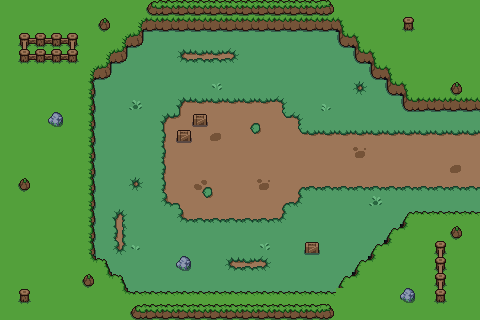

Below is a game level as drawn by its tile map, then a one-line description and the .tmx file that defines it, in full:
An orthogonal 30x20 tile map with 16x16 px tiles, 3 tile layers (Ground, Cliffs, Decor), 5 tilesets and 14 objects.

<map version="1.8" tiledversion="1.8.6" orientation="orthogonal" renderorder="right-down" width="30" height="20" tilewidth="16" tileheight="16" infinite="0" nextlayerid="9" nextobjectid="40">
 <properties>
  <property name="isBoss" type="bool" value="false" />
 </properties>
 <tileset firstgid="1" source="plains.tsx" />
 <tileset firstgid="73" source="grass.tsx" />
 <tileset firstgid="74" source="fences.tsx" />
 <tileset firstgid="90" source="decor_16x16.tsx" />
 <tileset firstgid="110" source="objects.tsx" />
 <layer id="2" name="Ground" width="30" height="20">
  <data encoding="csv">
0,0,0,0,0,0,0,0,0,0,0,0,0,0,0,0,0,0,0,0,0,0,0,0,0,0,0,0,0,0,
0,0,0,0,0,0,0,0,0,73,73,73,73,73,73,73,73,73,73,73,73,0,0,0,0,0,0,0,0,0,
0,0,0,0,0,0,0,0,73,73,73,73,73,73,73,73,73,73,73,73,73,73,0,0,0,0,0,0,0,0,
0,0,0,0,0,0,0,73,73,73,73,73,73,73,73,73,73,73,73,73,73,73,73,0,0,0,0,0,0,0,
0,0,0,0,0,0,73,73,73,73,73,73,73,73,73,73,73,73,73,73,73,73,73,73,0,0,0,0,0,0,
0,0,0,0,0,73,73,73,73,73,73,73,73,73,73,73,73,73,73,73,73,73,73,73,73,0,0,0,0,0,
0,0,0,0,0,73,73,73,73,73,73,2,3,3,3,3,3,4,73,73,73,73,73,73,73,73,73,73,73,73,
0,0,0,0,0,73,73,73,73,73,2,12,9,9,9,5,6,11,4,73,73,73,73,73,73,73,73,73,73,73,
0,0,0,0,0,73,73,73,73,73,8,9,9,9,9,11,12,9,11,3,3,3,3,3,3,3,3,3,3,3,
0,0,0,0,0,73,73,73,73,73,8,9,9,9,9,9,9,9,9,9,9,9,9,9,9,9,9,9,9,9,
0,0,0,0,0,73,73,73,73,73,8,9,9,9,9,9,9,9,9,9,9,9,9,9,9,9,9,9,9,9,
0,0,0,0,0,73,73,73,73,73,8,9,5,6,9,9,9,9,5,15,15,15,15,15,15,15,15,15,15,15,
0,0,0,0,0,73,73,73,73,73,14,6,11,12,9,9,9,5,16,73,73,73,73,73,73,73,73,73,73,73,
0,0,0,0,0,73,73,73,73,73,73,14,15,15,15,15,15,16,73,73,73,73,73,73,73,73,73,73,73,73,
0,0,0,0,0,73,73,73,73,73,73,73,73,73,73,73,73,73,73,73,73,73,73,73,73,0,0,0,0,0,
0,0,0,0,0,73,73,73,73,73,73,73,73,73,73,73,73,73,73,73,73,73,73,73,0,0,0,0,0,0,
0,0,0,0,0,0,73,73,73,73,73,73,73,73,73,73,73,73,73,73,73,73,73,0,0,0,0,0,0,0,
0,0,0,0,0,0,0,73,73,73,73,73,73,73,73,73,73,73,73,73,73,73,0,0,0,0,0,0,0,0,
0,0,0,0,0,0,0,0,73,73,73,73,73,73,73,73,73,73,73,73,73,0,0,0,0,0,0,0,0,0,
0,0,0,0,0,0,0,0,0,0,0,0,0,0,0,0,0,0,0,0,0,0,0,0,0,0,0,0,0,0
</data>
 </layer>
 <layer id="1" name="Cliffs" width="30" height="20">
  <data encoding="csv">
33,33,33,33,33,33,33,33,33,33,33,33,33,33,33,33,33,33,33,33,33,33,33,33,33,33,33,33,33,33,
33,33,33,33,33,33,33,33,29,39,39,39,39,39,39,39,39,39,39,39,39,30,33,33,33,33,33,33,33,33,
33,33,33,33,33,33,33,29,40,0,0,0,0,0,0,0,0,0,0,0,0,38,30,33,33,33,33,33,33,33,
33,33,33,33,33,33,29,40,0,0,0,0,0,0,0,0,0,0,0,0,0,0,38,30,33,33,33,33,33,33,
33,33,33,33,33,29,40,0,0,0,0,0,0,0,0,0,0,0,0,0,0,0,0,38,30,33,33,33,33,33,
33,33,33,33,33,34,0,0,0,0,0,0,0,0,0,0,0,0,0,0,0,0,0,0,38,30,33,33,33,33,
33,33,33,33,33,34,0,0,0,0,0,0,0,0,0,0,0,0,0,0,0,0,0,0,0,38,39,39,39,39,
33,33,33,33,33,34,0,0,0,0,0,0,0,0,0,0,0,0,0,0,0,0,0,0,0,0,0,0,0,0,
33,33,33,33,33,34,0,0,0,0,0,0,0,0,0,0,0,0,0,0,0,0,0,0,0,0,0,0,0,0,
33,33,33,33,33,34,0,0,0,0,0,0,0,0,0,0,0,0,0,0,0,0,0,0,0,0,0,0,0,0,
33,33,33,33,33,34,0,0,0,0,0,0,0,0,0,0,0,0,0,0,0,0,0,0,0,0,0,0,0,0,
33,33,33,33,33,34,0,0,0,0,0,0,0,0,0,0,0,0,0,0,0,0,0,0,0,0,0,0,0,0,
33,33,33,33,33,34,0,0,0,0,0,0,0,0,0,0,0,0,0,0,0,0,0,0,0,0,0,0,0,0,
33,33,33,33,33,34,0,0,0,0,0,0,0,0,0,0,0,0,0,0,0,0,0,0,0,26,27,27,27,27,
33,33,33,33,33,34,0,0,0,0,0,0,0,0,0,0,0,0,0,0,0,0,0,0,26,36,33,33,33,33,
33,33,33,33,33,34,0,0,0,0,0,0,0,0,0,0,0,0,0,0,0,0,0,26,36,33,33,33,33,33,
33,33,33,33,33,35,28,0,0,0,0,0,0,0,0,0,0,0,0,0,0,0,26,36,33,33,33,33,33,33,
33,33,33,33,33,33,35,28,0,0,0,0,0,0,0,0,0,0,0,0,0,26,36,33,33,33,33,33,33,33,
33,33,33,33,33,33,33,35,27,27,27,27,27,27,27,27,27,27,27,27,27,33,33,33,33,33,33,33,33,33,
33,33,33,33,33,33,33,33,33,33,33,33,33,33,33,33,33,33,33,33,33,33,33,33,33,33,33,33,33,33
</data>
 </layer>
 <layer id="3" name="Decor" width="30" height="20">
  <data encoding="csv">
0,0,0,0,0,0,0,0,0,44,45,45,45,45,45,45,45,45,45,45,46,0,0,0,0,0,0,0,0,0,
0,0,0,0,0,0,43,0,0,0,0,0,0,0,0,0,0,0,0,0,0,0,0,0,0,86,0,0,0,0,
0,75,88,88,77,0,0,0,0,0,0,0,0,0,0,0,0,0,0,0,0,0,0,0,0,0,0,0,0,0,
0,83,88,88,85,0,0,0,0,0,0,20,21,21,22,0,0,0,0,0,0,0,0,0,0,0,0,0,0,0,
0,0,0,0,0,0,0,0,0,0,0,0,0,0,0,0,0,0,0,0,0,0,0,0,0,0,0,0,0,0,
0,0,0,0,0,0,0,0,0,0,0,0,0,91,0,0,0,0,0,0,0,0,19,0,0,0,0,0,43,0,
0,0,0,0,0,0,0,0,93,0,0,0,0,0,0,0,0,0,0,0,92,0,0,0,0,0,0,0,0,0,
0,0,0,124,0,0,0,0,0,0,0,0,115,0,0,0,0,0,0,0,0,0,0,0,0,0,0,0,0,0,
0,0,0,0,0,0,0,0,0,0,0,115,0,108,0,0,0,0,0,0,0,0,0,0,0,0,0,0,0,0,
0,0,0,0,0,0,0,0,0,0,0,0,0,0,0,0,0,0,0,0,0,0,106,0,0,0,0,0,0,0,
0,0,0,0,0,0,0,0,0,0,0,0,0,0,0,0,0,0,0,0,0,0,0,0,0,0,0,0,108,0,
0,43,0,0,0,0,0,0,19,0,0,0,109,0,0,0,106,0,0,0,0,0,0,0,0,0,0,0,0,0,
0,0,0,0,0,0,0,0,0,0,0,0,0,0,0,0,0,0,0,0,0,0,0,93,0,0,0,0,0,0,
0,0,0,0,0,0,0,1,0,0,0,0,0,0,0,0,0,0,0,0,0,0,0,0,0,0,0,0,0,0,
0,0,0,0,0,0,0,7,0,0,0,0,0,0,0,0,0,0,0,0,0,0,0,0,0,0,0,0,43,0,
0,0,0,0,0,0,0,13,90,0,0,0,0,0,0,0,91,0,0,115,0,0,0,0,0,0,0,74,0,0,
0,0,0,0,0,0,0,0,0,0,0,124,0,0,20,21,22,0,0,0,0,0,0,0,0,0,0,78,0,0,
0,0,0,0,0,43,0,0,0,0,0,0,0,0,0,0,0,0,0,0,0,0,0,0,0,0,0,78,0,0,
0,86,0,0,0,0,0,0,0,0,0,0,0,0,0,0,0,0,0,0,0,0,0,0,0,124,0,82,0,0,
0,0,0,0,0,0,0,0,44,45,45,45,45,45,45,45,45,45,45,45,46,0,0,0,0,0,0,0,0,0
</data>
 </layer>
 <objectgroup id="5" name="Collision">
  <object id="7" x="192" y="112" width="16" height="16" />
  <object id="8" x="176" y="128" width="16" height="16" />
  <object id="9" x="304" y="240" width="16" height="16" />
  <object id="10" x="176" y="256" width="16" height="16" />
  <object id="30" x="480" y="208">
   <properties>
    <property name="playerLoc" type="int" value="1" />
   </properties>
   <polyline points="0,0 -64,0 -144,80 -352,80 -384,48 -384,-128 -336,-176 -144,-176 -64,-96 0,-96" />
  </object>
 </objectgroup>
 <objectgroup id="8" name="enemyStart" />
 <objectgroup id="7" name="playerStart">
  <object id="32" x="112" y="160">
   <properties>
    <property name="playerLoc" type="int" value="1" />
   </properties>
   <point />
  </object>
  <object id="38" x="448" y="160">
   <properties>
    <property name="playerLoc" type="int" value="2" />
   </properties>
   <point />
  </object>
 </objectgroup>
 <objectgroup id="6" name="gameObjects">
  <object id="13" gid="9" x="464" y="128" width="16" height="16">
   <properties>
    <property name="nextMap" value="MAP_1" />
    <property name="playerLoc" type="int" value="1" />
    <property name="type" type="int" value="1" />
   </properties>
  </object>
  <object id="14" gid="9" x="464" y="144" width="16" height="16">
   <properties>
    <property name="nextMap" value="MAP_1" />
    <property name="playerLoc" type="int" value="1" />
    <property name="type" type="int" value="1" />
   </properties>
  </object>
  <object id="15" gid="9" x="464" y="160" width="16" height="16">
   <properties>
    <property name="nextMap" value="MAP_1" />
    <property name="playerLoc" type="int" value="1" />
    <property name="type" type="int" value="1" />
   </properties>
  </object>
  <object id="16" gid="9" x="464" y="176" width="16" height="16">
   <properties>
    <property name="nextMap" value="MAP_1" />
    <property name="playerLoc" type="int" value="1" />
    <property name="type" type="int" value="1" />
   </properties>
  </object>
  <object id="17" gid="9" x="464" y="192" width="16" height="16">
   <properties>
    <property name="nextMap" value="MAP_1" />
    <property name="playerLoc" type="int" value="1" />
    <property name="type" type="int" value="1" />
   </properties>
  </object>
  <object id="18" gid="9" x="464" y="208" width="16" height="16">
   <properties>
    <property name="nextMap" value="MAP_1" />
    <property name="playerLoc" type="int" value="1" />
    <property name="type" type="int" value="1" />
   </properties>
  </object>
  <object id="39" gid="110" x="224" y="128" width="16" height="16">
   <properties>
    <property name="text" value="WASD TO MOVE | E TO CLOSE" />
    <property name="type" type="int" value="2" />
   </properties>
  </object>
 </objectgroup>
</map>
